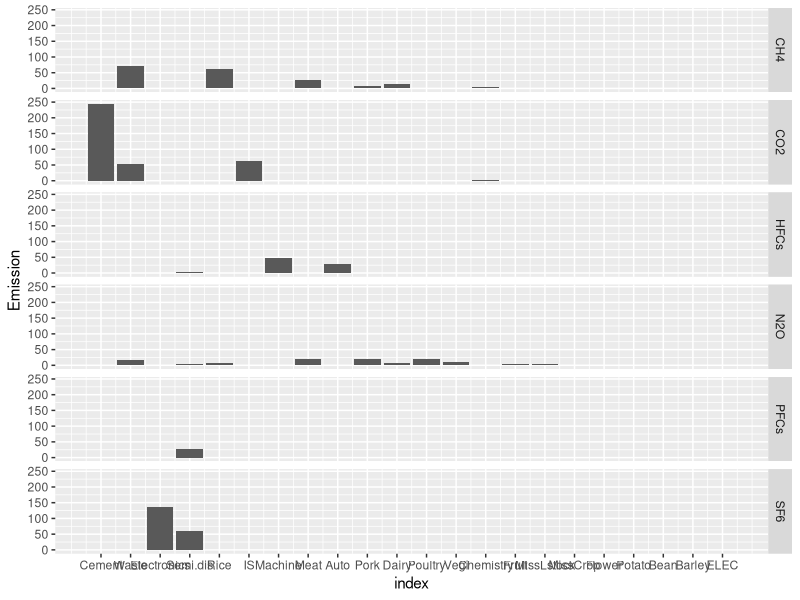
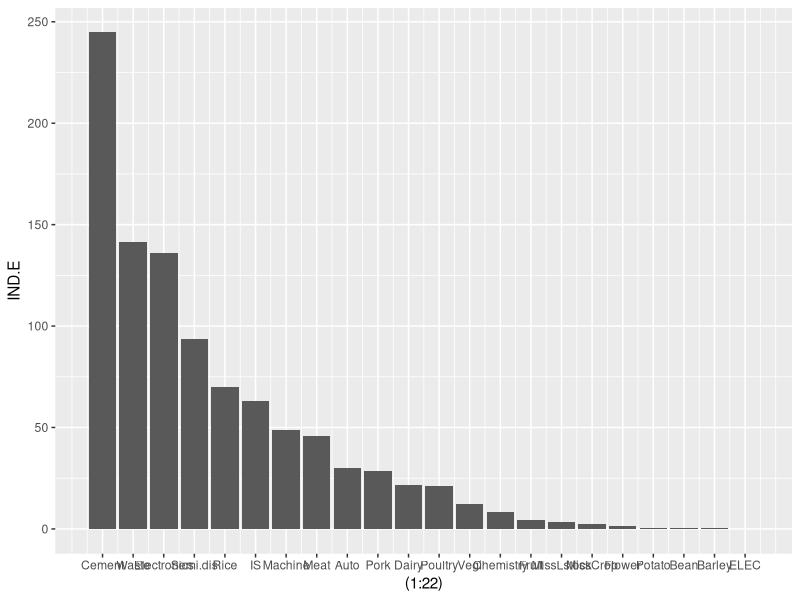
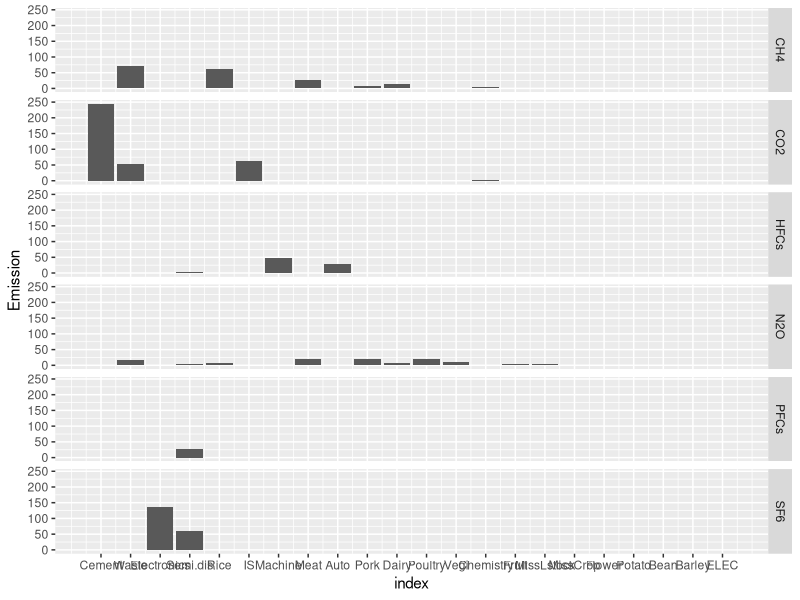
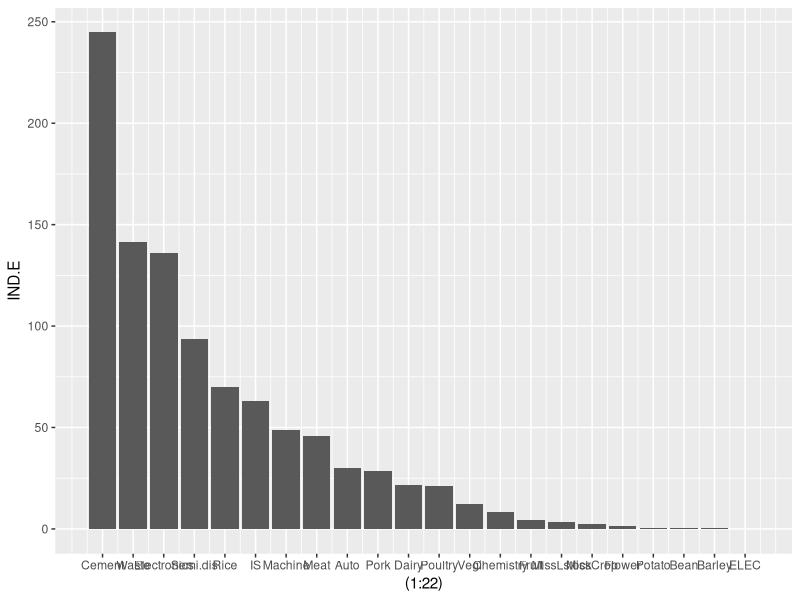

Reproduce these figures in R, in order.
library(dplyr)
library(tidyr)
library(ggplot2)
proc.ghg=read.csv(file="GHG_model_process_20160621.csv",header=T,as.is=T)
sum.prog.ghg=colSums(proc.ghg[,-1])

core.prog.ghg= proc.ghg %>%  gather(key="IND",value="Emission",-1) %>%   group_by(IND) %>%   mutate(IND.E=sum(Emission)) %>% filter(IND.E>0) %>%   arrange(X,desc(IND.E))
core.prog.ghg$index=rep(1:22,6) 
ind.name=core.prog.ghg$IND[1:22]
ind.name=substr(ind.name,1,nchar(ind.name)-2)



ggplot(core.prog.ghg,aes(x=index,y=Emission))+geom_bar(stat="identity")+scale_x_continuous(breaks=(1:22),labels=ind.name)+facet_grid(X~.)
ggsave("pghgind.png")

core.prog.ghg %>%
  filter(X=="CH4") %>%
  ggplot(aes(x=(1:22),y=IND.E))+geom_bar(stat="identity")+scale_x_continuous(breaks=(1:22),labels=ind.name) 
  ggsave("pghgtotal.png")
